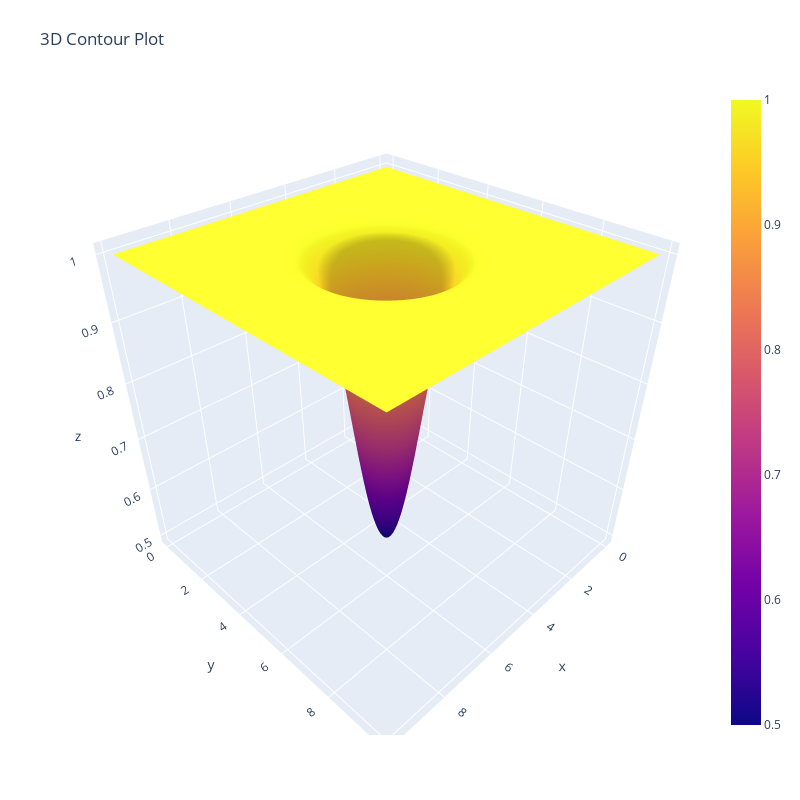

Write notebook code for a chart like this one.
### Markdown cell above
Contour plot is used for visualization of 3D objects into 2D dimentions [Youtube explanation](https://youtu.be/WsZj5Rb6do8?si=If7ECNtMUfOxQMYv)

The below is used to exploring counter plot and its respective 3D visulization

### Code cell
import numpy as np
x, y = np.meshgrid(np.arange(0, 10, 0.1), np.arange(0, 10, 0.1))
# modify this function to get different types of outputs
h = 1 / (1 + np.exp(-(x - 5) ** 2 - (y - 5) ** 2))

# plot in counter plot matplot lib
import matplotlib.pyplot as plt
plt.contourf(x, y, h)
plt.xlabel('x1')
plt.ylabel('x2')
plt.title('Contour Plot')
plt.show()

import plotly.graph_objects as go
# plot the same data in 3d plotly
fig = go.Figure(data=[go.Surface( x=x, y=y,z=h)])
fig.update_layout(title='3D Contour Plot', autosize=False,
                  width=800, height=800,
                  margin=dict(l=65, r=50, b=65, t=90))
fig.show()

### Figure 1 — Plotly figure (JSON) as saved in the notebook; plotly's stock layout.template omitted (floating-point values rounded to 4 significant figures; data arrays with more than 128 entries replaced by an {"elided": "..."} marker saying what was removed)
{"data": [{"type": "surface", "x": {"elided": "100x100 float values"}, "y": {"elided": "100x100 float values"}, "z": {"elided": "100x100 float values"}}], "layout": {"autosize": false, "height": 800, "margin": {"b": 65, "l": 65, "r": 50, "t": 90}, "title": {"text": "3D Contour Plot"}, "width": 800}}
